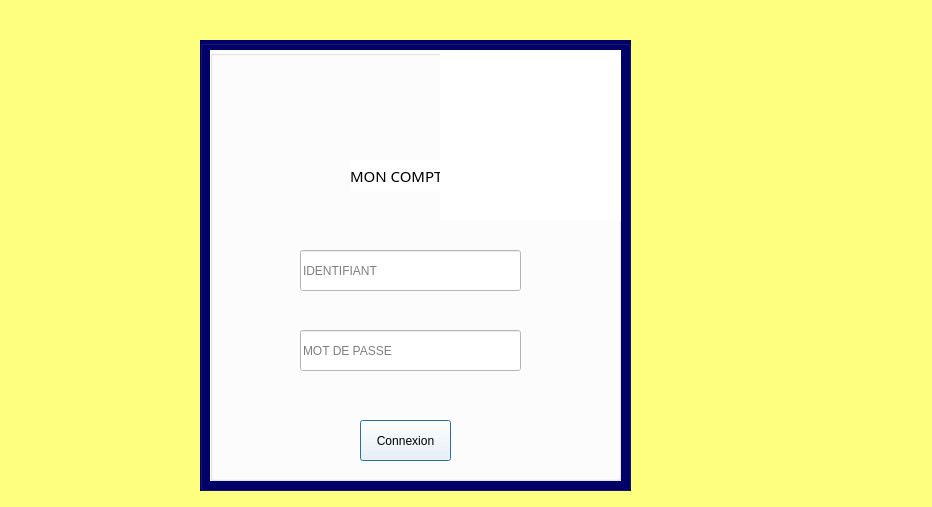
<?xml version="1.0" encoding="UTF-8"?>
<ui version="4.0">
 <class>login</class>
 <widget class="QDialog" name="login">
  <property name="geometry">
   <rect>
    <x>0</x>
    <y>0</y>
    <width>932</width>
    <height>507</height>
   </rect>
  </property>
  <property name="windowTitle">
   <string>Dialog</string>
  </property>
  <property name="styleSheet">
   <string notr="true">background-color: rgb(255, 255, 127);</string>
  </property>
  <widget class="QGroupBox" name="groupBox_2">
   <property name="geometry">
    <rect>
     <x>200</x>
     <y>40</y>
     <width>431</width>
     <height>451</height>
    </rect>
   </property>
   <property name="styleSheet">
    <string notr="true">background-color: rgb(0, 0, 106);</string>
   </property>
   <property name="title">
    <string/>
   </property>
   <widget class="QGroupBox" name="groupBox">
    <property name="geometry">
     <rect>
      <x>10</x>
      <y>10</y>
      <width>411</width>
      <height>431</height>
     </rect>
    </property>
    <property name="styleSheet">
     <string notr="true">background-color: rgb(255, 255, 255);</string>
    </property>
    <property name="title">
     <string/>
    </property>
    <widget class="QLineEdit" name="lineEdit_identifiant">
     <property name="geometry">
      <rect>
       <x>90</x>
       <y>200</y>
       <width>221</width>
       <height>41</height>
      </rect>
     </property>
     <property name="styleSheet">
      <string notr="true">/*QLineEdit
{
border:2px solid rgb(194, 59, 36);
border-radius:20px;
color:#FFF;
padding-left :20px;
padding-right :20px;
background-color:rgb(0, 0, 150)  ;

}
QLineEdit:hover
{
border: 2px solid rgb(0,0,0);
background-color:rgb(200, 200, 200) ;
}
QLineEdit:focus
{
border:2px solid rgb(0,0,0);
background-color: rgb(121, 121, 121);
}</string>
     </property>
     <property name="text">
      <string/>
     </property>
     <property name="readOnly">
      <bool>false</bool>
     </property>
     <property name="placeholderText">
      <string>IDENTIFIANT</string>
     </property>
    </widget>
    <widget class="QLineEdit" name="lineEdit_mdp">
     <property name="geometry">
      <rect>
       <x>90</x>
       <y>280</y>
       <width>221</width>
       <height>41</height>
      </rect>
     </property>
     <property name="styleSheet">
      <string notr="true">/*QLineEdit
{
border:2px solid rgb(194, 59, 36);
border-radius:20px;
color:#FFF;
padding-left :20px;
padding-right :20px;
background-color:rgb(0, 0, 150)  ;

}
QLineEdit:hover
{
border: 2px solid rgb(0,0,0);
background-color:rgb(200, 200, 200) ;
}
QLineEdit:focus
{
border:2px solid rgb(0,0,0);
background-color: rgb(121, 121, 121);
}</string>
     </property>
     <property name="text">
      <string/>
     </property>
     <property name="echoMode">
      <enum>QLineEdit::Password</enum>
     </property>
     <property name="placeholderText">
      <string>MOT DE PASSE</string>
     </property>
    </widget>
    <widget class="QPushButton" name="pushButton_connecter">
     <property name="geometry">
      <rect>
       <x>150</x>
       <y>370</y>
       <width>91</width>
       <height>41</height>
      </rect>
     </property>
     <property name="styleSheet">
      <string notr="true">/*QPushButton
{border-width:3px;
border-radius:20px;
border-color:yellow;
border-style:outset;
color:rgb(194, 59, 36);
	font: 9pt &quot;Arial Black&quot;;
}</string>
     </property>
     <property name="text">
      <string>Connexion</string>
     </property>
    </widget>
    <widget class="QLabel" name="label_17">
     <property name="geometry">
      <rect>
       <x>140</x>
       <y>110</y>
       <width>261</width>
       <height>31</height>
      </rect>
     </property>
     <property name="font">
      <font>
       <family>Modern No. 20</family>
       <pointsize>11</pointsize>
       <weight>50</weight>
       <italic>false</italic>
       <bold>false</bold>
       <underline>false</underline>
      </font>
     </property>
     <property name="styleSheet">
      <string notr="true">color: rgb(0, 0, 0);
font: 10.5pt &quot;Modern No. 20&quot;;</string>
     </property>
     <property name="text">
      <string>MON COMPTE</string>
     </property>
    </widget>
    <widget class="QLabel" name="logo">
     <property name="geometry">
      <rect>
       <x>230</x>
       <y>-20</y>
       <width>221</width>
       <height>191</height>
      </rect>
     </property>
     <property name="text">
      <string/>
     </property>
     <property name="pixmap">
      <pixmap>../ressources/logo.png</pixmap>
     </property>
    </widget>
    <zorder>label_17</zorder>
    <zorder>lineEdit_identifiant</zorder>
    <zorder>lineEdit_mdp</zorder>
    <zorder>pushButton_connecter</zorder>
    <zorder>logo</zorder>
   </widget>
  </widget>
 </widget>
 <resources/>
 <connections/>
</ui>
